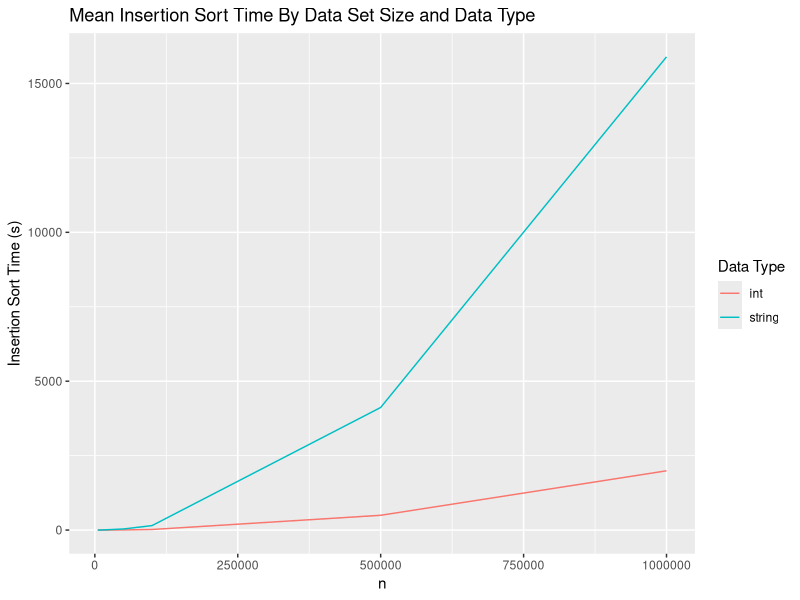
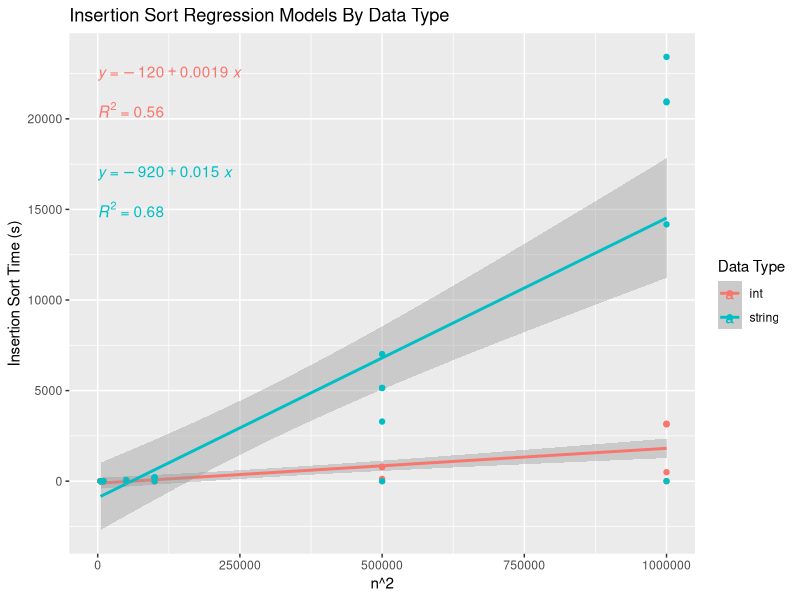
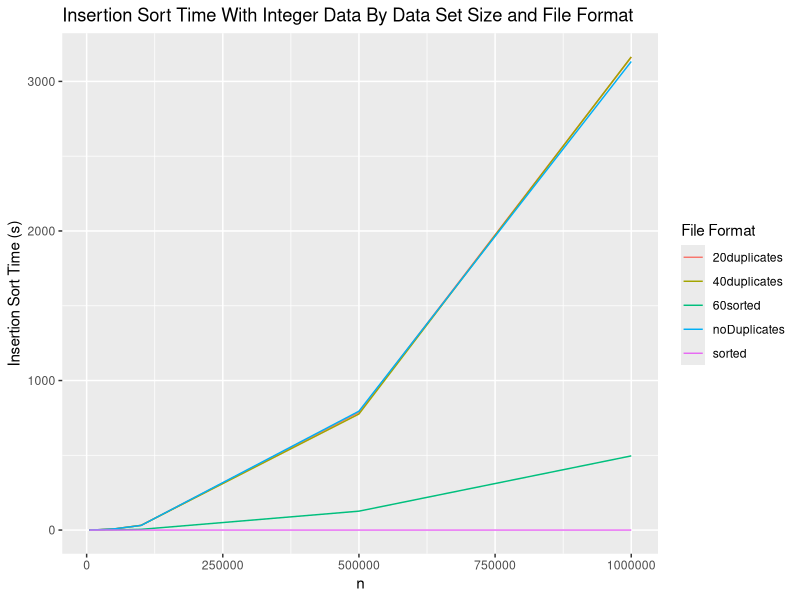
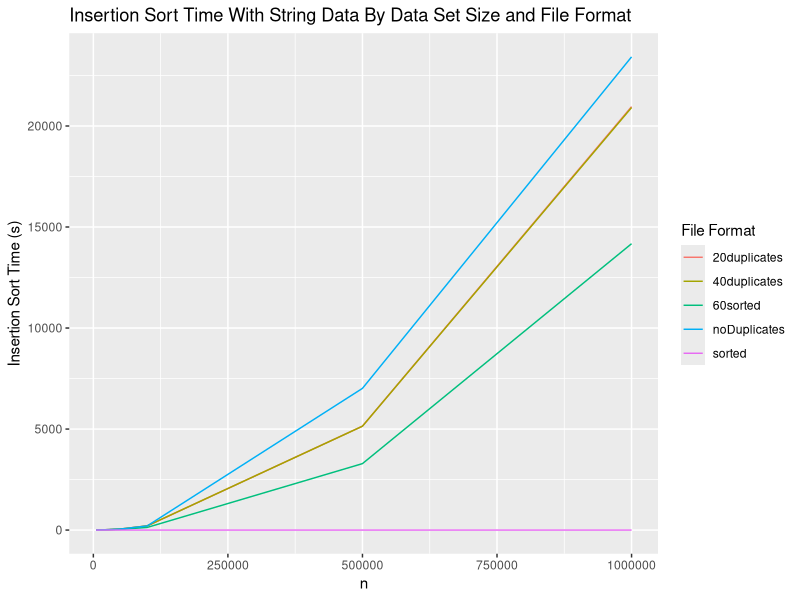
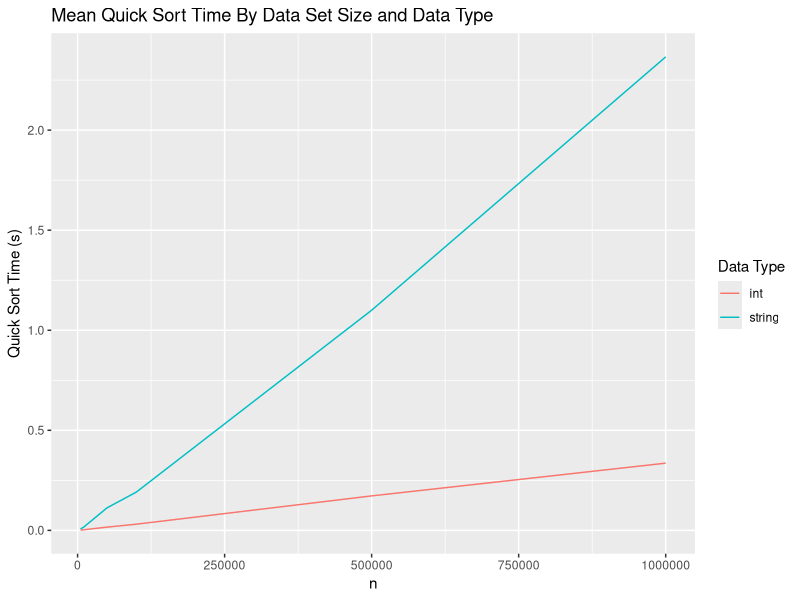
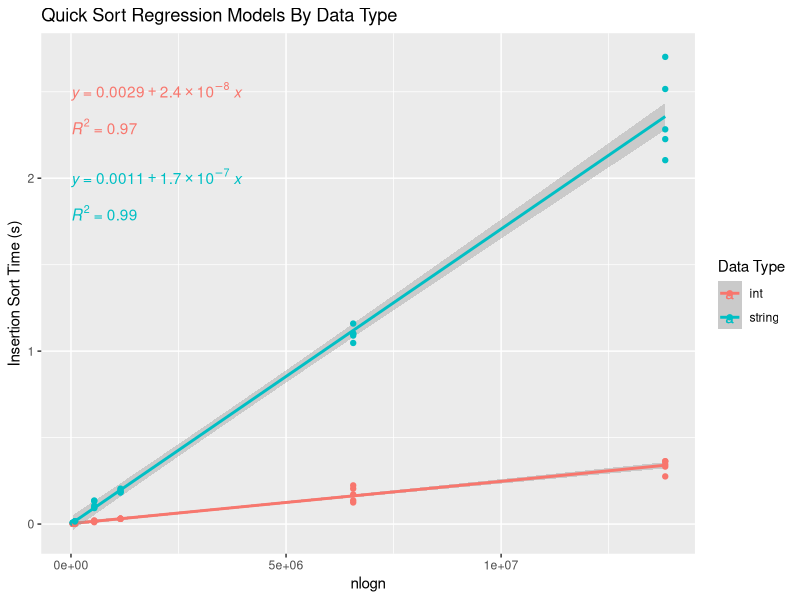
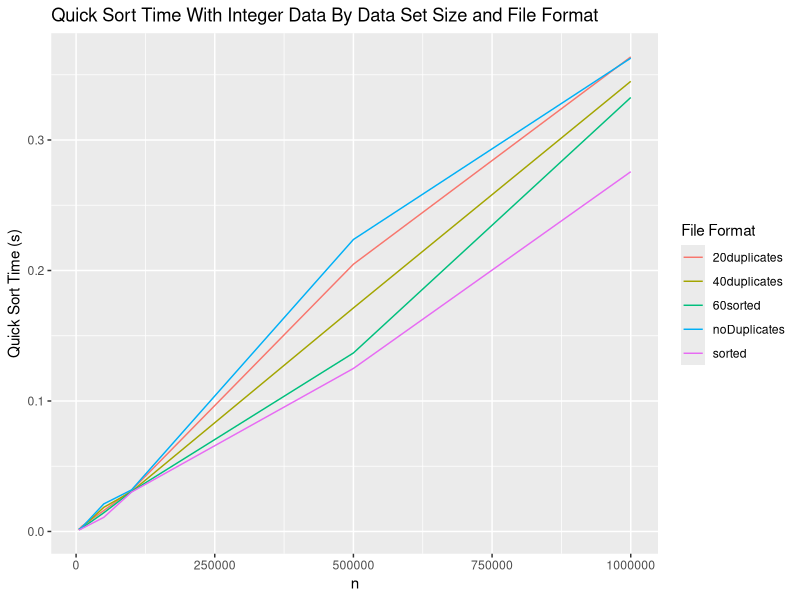
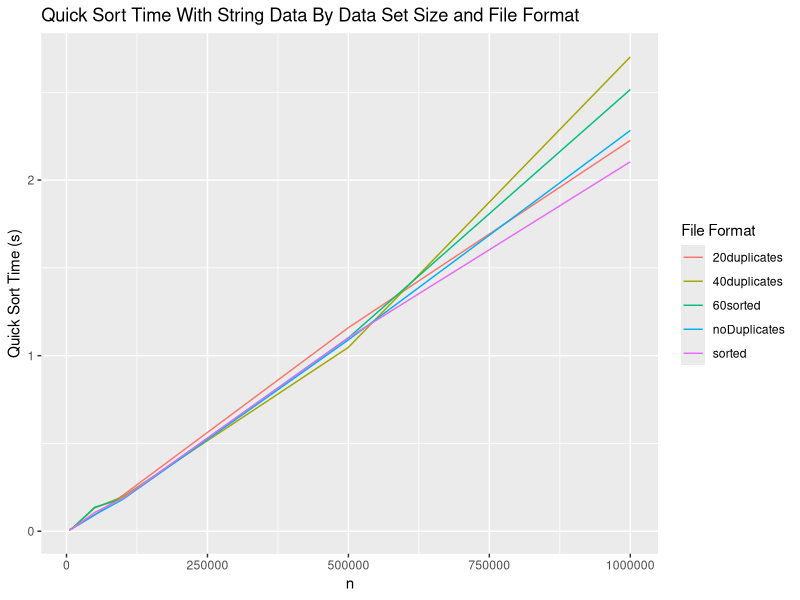

Recreate these plots in R, in order.
## ---- chunk 1
# Load Dependencies
library(ggplot2)
library(ggpubr)
library(svglite)

# Load Dataset
data = read.csv("FinalData.csv")
# Create n^2 and nlogn columns
data$n2 = data$size ^ 2
data$nlogn = log(data$size) * data$size
## ---- chunk 2
insertionTimes = aggregate(insertion_time ~ var_type + size + n2 + format, data = data, FUN = mean)
insertionTimes2 = aggregate(insertion_time ~ var_type + size + n2, data = data, FUN = mean)
ggplot(insertionTimes2, aes(x = size, y = insertion_time, color = var_type)) +
  geom_line() +
  labs(title = "Mean Insertion Sort Time By Data Set Size and Data Type", x = "n", y = "Insertion Sort Time (s)") +
  guides(color = guide_legend(title = "Data Type"))
ggsave("insertionMean.svg")
## ---- chunk 3
ggplot(insertionTimes, aes(x = size, y = insertion_time, color = var_type)) +
  labs(title = "Insertion Sort Regression Models By Data Type", x = "n^2", y = "Insertion Sort Time (s)") +
  geom_smooth(method="lm") +
  geom_point() +
  stat_regline_equation(label.x=0, label.y=c(22500, 17000)) +
  stat_cor(aes(label=..rr.label..), label.x=0, label.y=c(20500, 15000)) +
  guides(color = guide_legend(title = "Data Type"))
ggsave("insertionRegression.svg")
## ---- chunk 4
insertionInts = subset(insertionTimes, var_type == "int")
ggplot(insertionInts, aes(x = size, y = insertion_time, color = format)) +
  geom_line() +
  labs(title = "Insertion Sort Time With Integer Data By Data Set Size and File Format", x = "n", y = "Insertion Sort Time (s)") +
  guides(color = guide_legend(title = "File Format"))
ggsave("insertionInts.svg")
## ---- chunk 5
insertionStrings = subset(insertionTimes, var_type == "string")
ggplot(insertionStrings, aes(x = size, y = insertion_time, color = format)) +
  geom_line() +
  labs(title = "Insertion Sort Time With String Data By Data Set Size and File Format", x = "n", y = "Insertion Sort Time (s)") +
  guides(color = guide_legend(title = "File Format"))
ggsave("insertionStrings.svg")
## ---- chunk 6
quickTimes = aggregate(quick_time ~ var_type + size + nlogn + format, data = data, FUN = mean)
quickTimes2 = aggregate(quick_time ~ var_type + size + nlogn, data = data, FUN = mean)
ggplot(quickTimes2, aes(x = size, y = quick_time, color = var_type)) + 
  geom_line() + 
  labs(title = "Mean Quick Sort Time By Data Set Size and Data Type", x = "n", y = "Quick Sort Time (s)") + 
  guides(color = guide_legend(title = "Data Type"))
ggsave("quickMean.svg")
## ---- chunk 7
ggplot(quickTimes, aes(x = nlogn, y = quick_time, color = var_type)) +
  labs(title = "Quick Sort Regression Models By Data Type", x = "nlogn", y = "Insertion Sort Time (s)") +
  geom_smooth(method="lm") +
  geom_point() +
  stat_regline_equation(label.x=0, label.y=c(2.5, 2)) +
  stat_cor(aes(label=..rr.label..), label.x=0, label.y=c(2.3, 1.8)) +
  guides(color = guide_legend(title = "Data Type"))
ggsave("quickRegression.svg")
## ---- chunk 8
quickInts = subset(quickTimes, var_type == "int")
ggplot(quickInts, aes(x = size, y = quick_time, color = format)) + 
  geom_line() + 
  labs(title = "Quick Sort Time With Integer Data By Data Set Size and File Format", x = "n", y = "Quick Sort Time (s)") + 
  guides(color = guide_legend(title = "File Format"))
ggsave("quickInts.svg")
## ---- chunk 9
quickStrings = subset(quickTimes, var_type == "string")
ggplot(quickStrings, aes(x = size, y = quick_time, color = format)) + 
  geom_line() + 
  labs(title = "Quick Sort Time With String Data By Data Set Size and File Format", x = "n", y = "Quick Sort Time (s)") + 
  guides(color = guide_legend(title = "File Format"))
ggsave("quickStrings.svg")
## ---- chunk 10
mergeTimes = aggregate(merge_time ~ var_type + size + nlogn + format, data = data, FUN = mean)
mergeTimes2 = aggregate(merge_time ~ var_type + size + nlogn, data = data, FUN = mean)
ggplot(mergeTimes2, aes(x = size, y = merge_time, color = var_type)) + 
  geom_line() + 
  labs(title = "Mean Merge Sort Time By Data Set Size and Data Type", x = "n", y = "Merge Sort Time (s)") + 
  guides(color = guide_legend(title = "Data Type"))
ggsave("mergeMean.svg")
## ---- chunk 11
ggplot(mergeTimes, aes(x = nlogn, y = merge_time, color = var_type)) +
  labs(title = "Merge Sort Regression Models By Data Type", x = "nlogn", y = "Merge Sort Time (s)") +
  geom_smooth(method="lm") +
  geom_point() +
  stat_regline_equation(label.x=0, label.y=c(8, 6)) +
  stat_cor(aes(label=..rr.label..), label.x=0, label.y=c(7.2, 5.2)) +
  guides(color = guide_legend(title = "Data Type"))
ggsave("mergeRegression.svg")
## ---- chunk 12
mergeInts = subset(mergeTimes, var_type == "int")
ggplot(mergeInts, aes(x = size, y = merge_time, color = format)) + 
  geom_line() + 
  labs(title = "Merge Sort Time With Integer Data By Data Set Size and File Format", x = "n", y = "Merge Sort Time (s)") + 
  guides(color = guide_legend(title = "File Format"))
ggsave("mergeInts.svg")
## ---- chunk 13
mergeStrings = subset(mergeTimes, var_type == "string")
ggplot(mergeStrings, aes(x = size, y = merge_time, color = format)) + 
  geom_line() + 
  labs(title = "Merge Sort Time With String Data By Data Set Size and File Format", x = "n", y = "Merge Sort Time (s)") + 
  guides(color = guide_legend(title = "File Format"))
ggsave("mergeStrings.svg")
## ---- chunk 14
shellTimes = aggregate(shell_time ~ var_type + size + nlogn + format, data = data, FUN = mean)
shellTimes2 = aggregate(shell_time ~ var_type + size + nlogn, data = data, FUN = mean)
ggplot(shellTimes2, aes(x = size, y = shell_time, color = var_type)) + 
  geom_line() + 
  labs(title = "Mean Shell Sort Time By Data Set Size and Data Type", x = "n", y = "Shell Sort Time (s)") + 
  guides(color = guide_legend(title = "Data Type"))
ggsave("shellMean.svg")
## ---- chunk 15
ggplot(shellTimes, aes(x = nlogn, y = shell_time, color = var_type)) +
  labs(title = "Shell Sort Regression Models By Data Type", x = "nlogn", y = "Shell Sort Time (s)") +
  geom_smooth(method="lm") +
  geom_point() +
  stat_regline_equation(label.x=0, label.y=c(6, 4.5)) +
  stat_cor(aes(label=..rr.label..), label.x=0, label.y=c(5.5, 4)) +
  guides(color = guide_legend(title = "Data Type"))
ggsave("shellRegression.svg")
## ---- chunk 16
shellInts = subset(shellTimes, var_type == "int")
ggplot(shellInts, aes(x = size, y = shell_time, color = format)) + 
  geom_line() + 
  labs(title = "Shell Sort Time With Integer Data By Data Set Size and File Format", x = "n", y = "Shell Sort Time (s)") + 
  guides(color = guide_legend(title = "File Format"))
ggsave("shellInts.svg")
## ---- chunk 17
shellStrings = subset(shellTimes, var_type == "string")
ggplot(shellStrings, aes(x = size, y = shell_time, color = format)) + 
  geom_line() + 
  labs(title = "Shell Sort Time With String Data By Data Set Size and File Format", x = "n", y = "Shell Sort Time (s)") + 
  guides(color = guide_legend(title = "File Format"))
ggsave("shellStrings.svg")
## ---- chunk 18
introTimes = aggregate(intro_time ~ var_type + size + nlogn + format, data = data, FUN = mean)
introTimes2 = aggregate(intro_time ~ var_type + size + nlogn, data = data, FUN = mean)
ggplot(introTimes2, aes(x = size, y = intro_time, color = var_type)) + 
  geom_line() + 
  labs(title = "Mean Intro Sort Time By Data Set Size and Data Type", x = "n", y = "Intro Sort Time (s)") + 
  guides(color = guide_legend(title = "Data Type"))
ggsave("introMean.svg")
## ---- chunk 19
ggplot(introTimes, aes(x = nlogn, y = intro_time, color = var_type)) +
  labs(title = "Intro Sort Regression Models By Data Type", x = "nlogn", y = "Intro Sort Time (s)") +
  geom_smooth(method="lm") +
  geom_point() +
  stat_regline_equation(label.x=0, label.y=c(6, 4.5)) +
  stat_cor(aes(label=..rr.label..), label.x=0, label.y=c(5.5, 4)) +
  guides(color = guide_legend(title = "Data Type"))
ggsave("introRegression.svg")
## ---- chunk 20
introInts = subset(introTimes, var_type == "int")
ggplot(introInts, aes(x = size, y = intro_time, color = format)) + 
  geom_line() + 
  labs(title = "Intro Sort Time With Integer Data By Data Set Size and File Format", x = "n", y = "Intro Sort Time (s)") + 
  guides(color = guide_legend(title = "File Format"))
ggsave("introInts.svg")
## ---- chunk 21
introStrings = subset(introTimes, var_type == "string")
ggplot(introStrings, aes(x = size, y = intro_time, color = format)) + 
  geom_line() + 
  labs(title = "Intro Sort Time With String Data By Data Set Size and File Format", x = "n", y = "Intro Sort Time (s)") + 
  guides(color = guide_legend(title = "File Format"))
ggsave("introStrings.svg")
## ---- chunk 22
timTimes = aggregate(tim_time ~ var_type + size + nlogn + format, data = data, FUN = mean)
timTimes2 = aggregate(tim_time ~ var_type + size + nlogn, data = data, FUN = mean)
ggplot(timTimes2, aes(x = size, y = tim_time, color = var_type)) + 
  geom_line() + 
  labs(title = "Mean Tim Sort Time By Data Set Size and Data Type", x = "n", y = "Tim Sort Time (s)") + 
  guides(color = guide_legend(title = "Data Type"))
ggsave("timMean.svg")
## ---- chunk 23
ggplot(timTimes, aes(x = nlogn, y = tim_time, color = var_type)) +
  labs(title = "Tim Sort Regression Models By Data Type", x = "nlogn", y = "Tim Sort Time (s)") +
  geom_smooth(method="lm") +
  geom_point() +
  stat_regline_equation(label.x=0, label.y=c(6, 4.5)) +
  stat_cor(aes(label=..rr.label..), label.x=0, label.y=c(5.5, 4)) +
  guides(color = guide_legend(title = "Data Type"))
ggsave("timRegression.svg")
## ---- chunk 24
timInts = subset(timTimes, var_type == "int")
ggplot(timInts, aes(x = size, y = tim_time, color = format)) + 
  geom_line() + 
  labs(title = "Tim Sort Time With Integer Data By Data Set Size and File Format", x = "n", y = "Tim Sort Time (s)") + 
  guides(color = guide_legend(title = "File Format"))
ggsave("timInts.svg")
## ---- chunk 25
timStrings = subset(timTimes, var_type == "string")
ggplot(timStrings, aes(x = size, y = tim_time, color = format)) + 
  geom_line() + 
  labs(title = "Tim Sort Time With String Data By Data Set Size and File Format", x = "n", y = "Tim Sort Time (s)") + 
  guides(color = guide_legend(title = "File Format"))
ggsave("timStrings.svg")
## ---- chunk 26
# Create new data frame that is restructured to have 1 time column
data2 = matrix(ncol = 5, nrow = 360)
row = 1
# For each algorithm:
for (i in 1:6) {
  # For each input file:
  for (j in 1:60) {
    # Set the first 3 cols to the corresponding cols from old dataset
    data2[row, 1] = data[j, 1]
    data2[row, 2] = data[j, 2]
    data2[row, 3] = data[j, 3]
    # Set the time from the correct algorithm
    data2[row, 4] = data[j, 3 + i]
    # Set which algorithm this row is from
    if (i == 1) {
      data2[row, 5] = "insertion"
    } else if (i == 2) {
      data2[row, 5] = "quick"
    } else if (i == 3) {
      data2[row, 5] = "merge"
    } else if (i == 4) {
      data2[row, 5] = "shell"
    } else if (i == 5) {
      data2[row, 5] = "intro"
    } else {
      data2[row, 5] = "tim"
    }
    row = row + 1
  }
}
data2 = data.frame(data2)
# Set the column names
colnames(data2) = c("var_type", "size", "format", "time", "algorithm")
# Convert numeric columns back into numeric data
data2 = transform(data2, time = as.numeric(time))
data2 = transform(data2, size = as.numeric(size))
## ---- chunk 27
integerData = subset(data2, var_type == "int")
integerTimes = aggregate(time ~ algorithm + size, data = integerData, FUN = mean)
ggplot(integerTimes, aes(x = size, y = time, color = algorithm)) + 
  geom_line() + 
  labs(title = "Mean Sort Time For Integer Data By Data Set Size and Algorithm", x = "n", y = "Sorting Time (s)") + 
  guides(color = guide_legend(title = "Algorithm"))
ggsave("intMean.svg")
## ---- chunk 28
integerTimes2 = subset(integerTimes, algorithm != "insertion")
ggplot(integerTimes2, aes(x = size, y = time, color = algorithm)) + 
  geom_line() + 
  labs(title = "Mean Sort Time For Integer Data By Data Set Size and Algorithm", x = "n", y = "Sorting Time (s)") + 
  guides(color = guide_legend(title = "Algorithm"))
ggsave("intMean2.svg")
## ---- chunk 29
stringData = subset(data2, var_type == "string")
stringTimes = aggregate(time ~ algorithm + size, data = stringData, FUN = mean)
ggplot(stringTimes, aes(x = size, y = time, color = algorithm)) + 
  geom_line() + 
  labs(title = "Mean Sort Time For String Data By Data Set Size and Algorithm", x = "n", y = "Sorting Time (s)") + 
  guides(color = guide_legend(title = "Algorithm"))
ggsave("stringMean.svg")
## ---- chunk 30
stringTimes2 = subset(stringTimes, algorithm != "insertion")
ggplot(stringTimes2, aes(x = size, y = time, color = algorithm)) + 
  geom_line() + 
  labs(title = "Mean Sort Time For String Data By Data Set Size and Algorithm", x = "n", y = "Sorting Time (s)") + 
  guides(color = guide_legend(title = "Algorithm"))
ggsave("stringMean2.svg")
